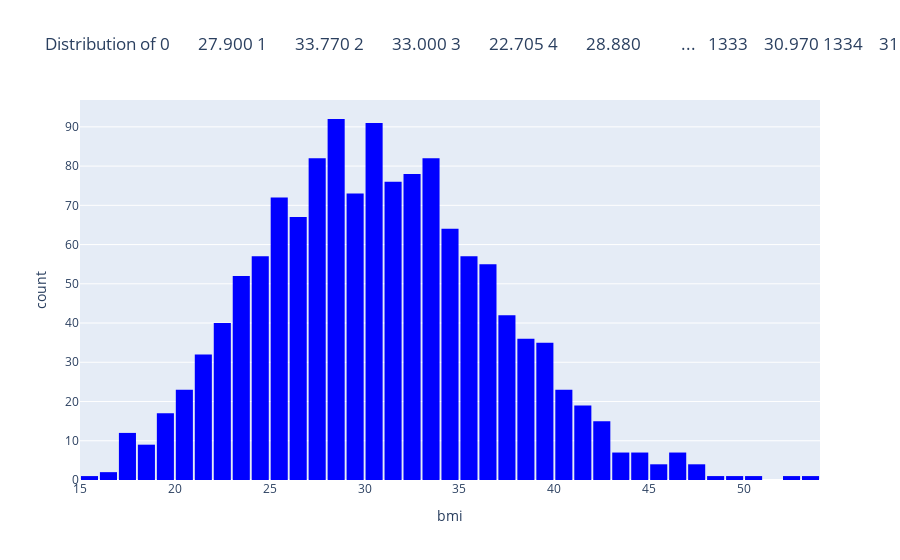

Notebook source saved alongside this figure:
### Markdown cell above
Distribution of bmi seems to be normally distributed. The measures of central tendency seems to accumulate in the middle of the bell shaped curve. The average BMI in patients is 30.

### Code cell
visual.distribution_through_histogram(df["bmi"])

### Figure 1 — Plotly figure (JSON) as saved in the notebook; plotly's stock layout.template omitted (floating-point values rounded to 4 significant figures; data arrays with more than 128 entries replaced by an {"elided": "..."} marker saying what was removed)
{"data": [{"alignmentgroup": "True", "bingroup": "x", "hovertemplate": "bmi=%{x}<br>count=%{y}<extra></extra>", "legendgroup": "", "marker": {"color": "blue", "pattern": {"shape": ""}}, "name": "", "nbinsx": 40, "offsetgroup": "", "orientation": "v", "showlegend": false, "type": "histogram", "x": {"elided": "1338 float values"}, "xaxis": "x", "yaxis": "y"}], "layout": {"bargap": 0.1, "barmode": "relative", "legend": {"tracegroupgap": 0}, "title": {"text": "Distribution of 0       27.900\n1       33.770\n2       33.000\n3       22.705\n4       28.880\n         ...  \n1333    30.970\n1334    31.920\n1335    36.850\n1336    25.800\n1337    29.070\nName: bmi, Length: 1338, dtype: float64"}, "xaxis": {"anchor": "y", "domain": [0, 1], "title": {"text": "bmi"}}, "yaxis": {"anchor": "x", "domain": [0, 1], "title": {"text": "count"}}}}
